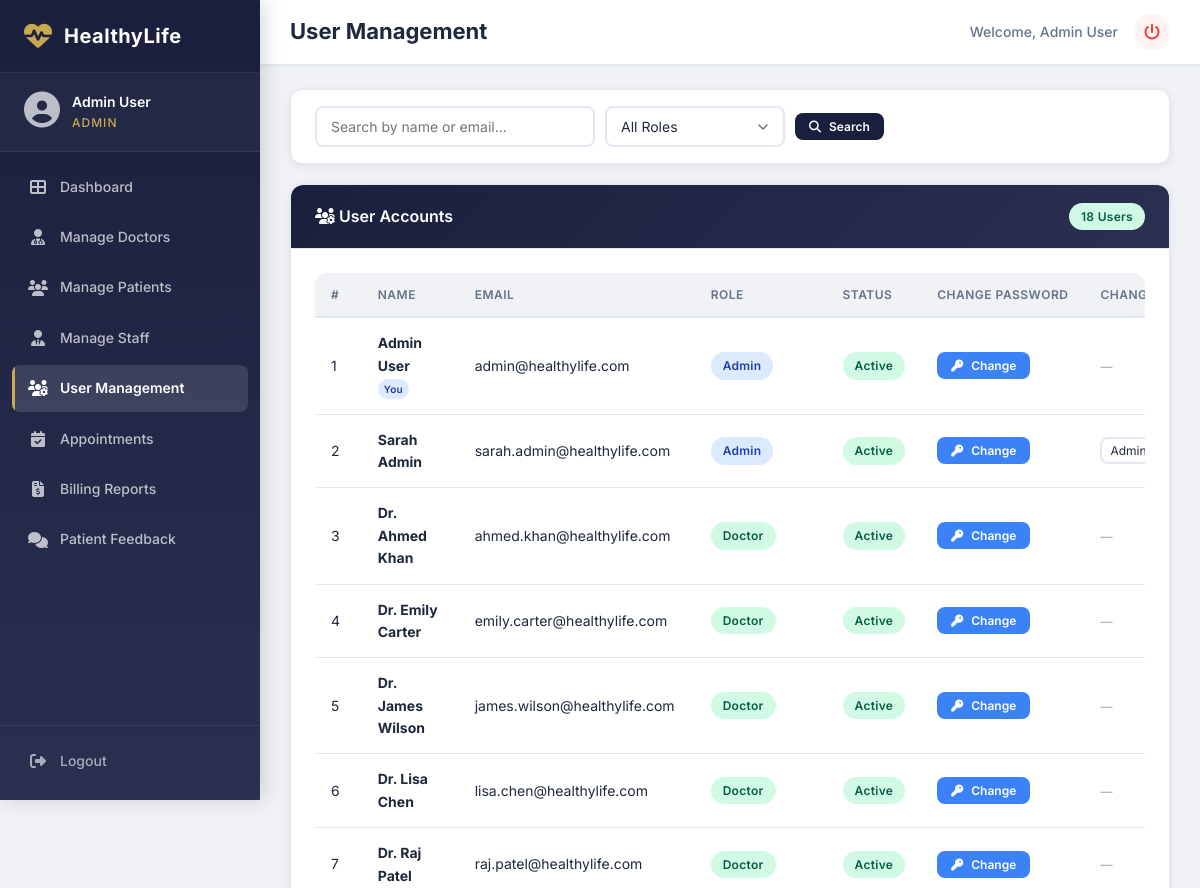
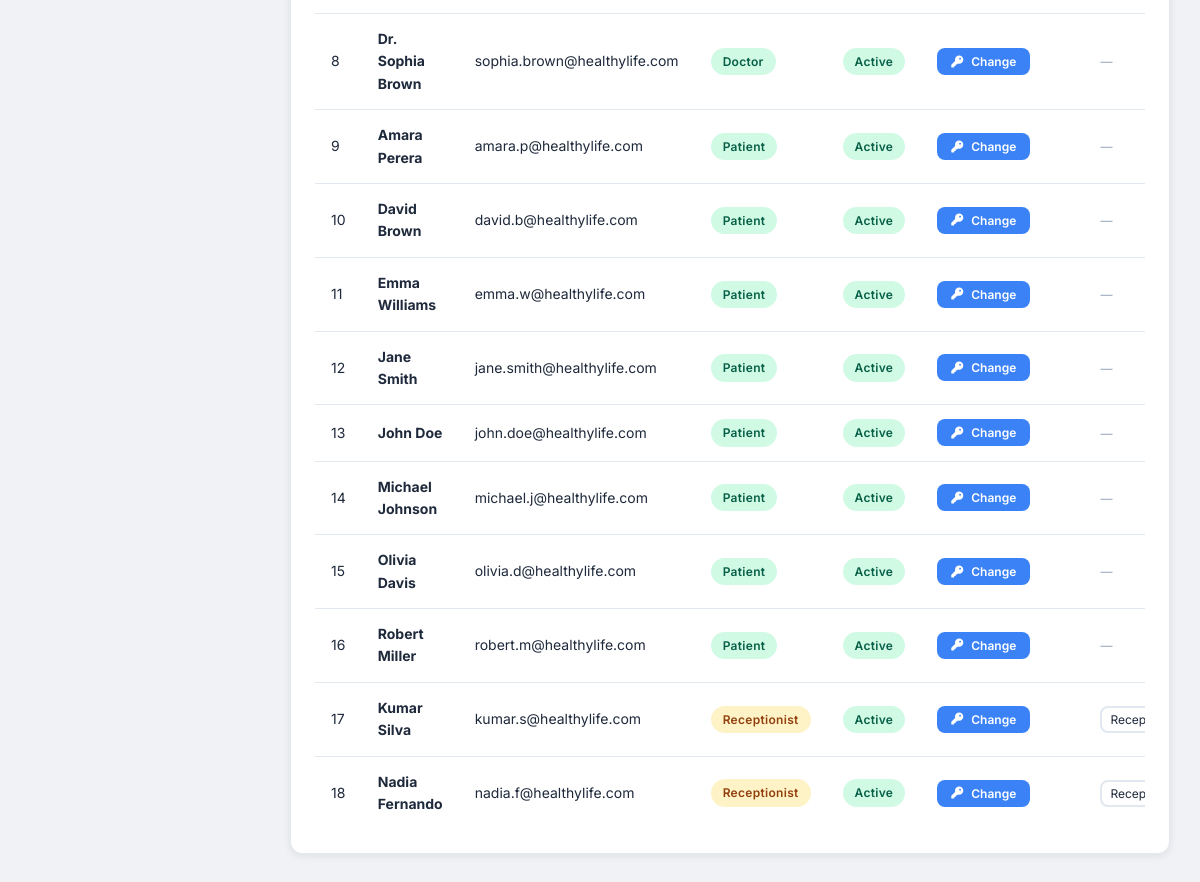
/admin/user_management.php (signed in), run on the app's committed database (2 pictures, top to bottom).
### tables this page shows
CREATE TABLE IF NOT EXISTS `users` (
  `id` INT AUTO_INCREMENT PRIMARY KEY,
  `full_name` VARCHAR(100) NOT NULL,
  `email` VARCHAR(150) NOT NULL UNIQUE,
  `password` VARCHAR(255) NOT NULL,
  `role` ENUM('admin','doctor','patient','receptionist') NOT NULL DEFAULT 'patient',
  `phone` VARCHAR(20) DEFAULT NULL,
  `gender` ENUM('male','female','other') DEFAULT NULL,
  `date_of_birth` DATE DEFAULT NULL,
  `address` TEXT DEFAULT NULL,
  `profile_image` VARCHAR(255) DEFAULT NULL,
  `specialization` VARCHAR(100) DEFAULT NULL,
  `consulting_hours` VARCHAR(100) DEFAULT NULL,
  `consulting_days` VARCHAR(255) DEFAULT NULL,
  `consulting_fee` DECIMAL(10,2) DEFAULT NULL,
  `is_active` TINYINT(1) NOT NULL DEFAULT 1,
  `created_at` TIMESTAMP DEFAULT CURRENT_TIMESTAMP,
  `updated_at` TIMESTAMP DEFAULT CURRENT_TIMESTAMP ON UPDATE CURRENT_TIMESTAMP
);

### admin/user_management.php (the view, shortened to what this page needs)
<?php
require_once __DIR__ . '/../middleware/check_login.php';
$search = isset($_GET['search']) ? trim($_GET['search']) : '';
$conditions = "WHERE 1=1";
$users = $conn->query("SELECT * FROM users $conditions ORDER BY role ASC, full_name ASC");
require_once __DIR__ . '/../includes/header.php';
require_once __DIR__ . '/../includes/sidebar.php';
?>
<div class="card" style="margin-bottom:20px;">
    <div class="card-body" style="padding:16px 24px;">
        <form method="GET" style="display:flex;gap:10px;flex-wrap:wrap;align-items:center;">
            <input type="text" name="search" class="form-control" style="max-width:280px;" placeholder="Search by name or email..." value="<?php echo htmlspecialchars($search); ?>">
            <select name="role" class="form-control" style="max-width:180px;">
                <option value="">All Roles</option>
            </select>
            <button type="submit" class="btn btn-primary btn-sm"><i class="fas fa-search"></i> Search</button>
        </form>
    </div>
</div>
<div class="card admin-table-card">
    <div class="card-header">
        <h2><i class="fas fa-users-cog"></i> User Accounts</h2>
        <span class="badge badge-approved"><?php echo $users->num_rows; ?> Users</span>
    </div>
    <div class="card-body">
        <div class="table-responsive">
            <table>
                <thead>
                    <tr><th>#</th><th>Name</th><th>Email</th><th>Role</th><th>Status</th><th>Change Password</th><th>Change Role</th></tr>
                </thead>
                <tbody>
                    <?php $n=1; while ($u = $users->fetch_assoc()): ?>
                    <tr>
                        <td data-label="#"><?php echo $n++; ?></td>
                        <td data-label="Name">
                            <strong><?php echo htmlspecialchars($u['full_name']); ?></strong>
                            <?php if ($u['id'] == $_SESSION['user_id']): ?>
                                <span class="badge badge-completed" style="font-size:10px;padding:2px 6px;">You</span>
                            <?php endif; ?>
                        </td>
                        <td data-label="Email"><?php echo htmlspecialchars($u['email']); ?></td>
                        <td data-label="Role">
                            <span class="badge <?php
                                echo match($u['role']) {
                                    'admin' => 'badge-completed',
                                    'doctor' => 'badge-approved',
                                    'receptionist' => 'badge-pending',
                                    'patient' => 'badge-available',
                                    default => ''
                                };
                            ?>"><?php echo ucfirst($u['role']); ?></span>
                        </td>
                        <td data-label="Status">
                            <span class="badge <?php echo $u['is_active'] ? 'badge-approved' : 'badge-cancelled'; ?>">
                                <?php echo $u['is_active'] ? 'Active' : 'Inactive'; ?>
                            </span>
                        </td>
                        <td data-label="Change Password">
                            <button class="btn btn-info btn-sm" onclick="openPasswordModal(<?php echo $u['id']; ?>, <?php echo htmlspecialchars(json_encode($u['full_name']), ENT_QUOTES); ?>)">
                                <i class="fas fa-key"></i> Change
                            </button>
                        </td>
                        <td data-label="Change Role">
                            <?php if (in_array($u['role'], ['admin', 'receptionist']) && $u['id'] != $_SESSION['user_id']): ?>
                            <form method="POST" style="display:inline;" onsubmit="return confirm(<?php echo htmlspecialchars(json_encode('Change role for ' . $u['full_name'] . '?'), ENT_QUOTES); ?>);">
                                <select name="new_role" class="form-control" style="width:auto;padding:4px 8px;font-size:12px;display:inline-block;" onchange="this.form.submit()">
                                    <option value="receptionist" <?php echo $u['role'] === 'receptionist' ? 'selected' : ''; ?>>Receptionist</option>
                                    <option value="admin" <?php echo $u['role'] === 'admin' ? 'selected' : ''; ?>>Admin</option>
                                </select>
                            </form>
                            <?php else: ?>
                                <span style="font-size:12px;color:var(--text-muted);">—</span>
                            <?php endif; ?>
                        </td>
                    </tr>
                    <?php endwhile; ?>
                </tbody>
            </table>
        </div>
    </div>
</div>
<?php require_once __DIR__ . '/../includes/footer.php'; ?>

### includes/includes.css (style rules this page uses)
:root { --theme-primary: #1a1f3d; --theme-primary-light: #2a3050; --sidebar-width: 260px; --sidebar-collapsed: 0px; --topbar-height: 65px; --border-radius: 12px; --border-radius-sm: 8px; --shadow-sm: 0 2px 8px rgba(0, 0, 0, 0.08); --shadow-md: 0 4px 16px rgba(0, 0, 0, 0.12); --shadow-lg: 0 8px 32px rgba(0, 0, 0, 0.16); --transition: all 0.3s cubic-bezier(0.4, 0, 0.2, 1); --font-family: 'Inter', -apple-system, BlinkMacSystemFont, sans-serif; --color-success: #10b981; --color-danger: #ef4444; --color-warning: #f59e0b; --color-info: #3b82f6; --bg-body: #f0f2f5; --bg-card: #ffffff; --text-primary: #1e293b; --text-secondary: #64748b; --text-muted: #94a3b8; --border-color: #e2e8f0; --gold-accent: #c8a951; --bg-light: #f8fafc; --text-accent: #6366f1; }
*, *::before, *::after { margin: 0; padding: 0; box-sizing: border-box; }
body { font-family: var(--font-family); background: var(--bg-body); color: var(--text-primary); line-height: 1.6; overflow-x: hidden; -webkit-text-size-adjust: 100%; }
.card { background: var(--bg-card); border-radius: var(--border-radius); box-shadow: var(--shadow-sm); border: 1px solid var(--border-color); transition: var(--transition); overflow: hidden; }
.card-header { padding: 18px 24px; border-bottom: 1px solid var(--border-color); display: flex; align-items: center; justify-content: space-between; gap: 12px; flex-wrap: wrap; }
.card-header h2 { font-size: 16px; font-weight: 600; color: var(--text-primary); }
.card-body { padding: 24px; }
.table-responsive { overflow-x: auto; border-radius: var(--border-radius); -webkit-overflow-scrolling: touch; }
table { width: 100%; border-collapse: collapse; min-width: 600px; }
table thead th { background: var(--bg-body); padding: 12px 16px; text-align: left; font-size: 12px; font-weight: 600; text-transform: uppercase; letter-spacing: 0.5px; color: var(--text-secondary); border-bottom: 2px solid var(--border-color); white-space: nowrap; }
table tbody td { padding: 14px 16px; font-size: 14px; border-bottom: 1px solid var(--border-color); color: var(--text-primary); vertical-align: middle; }
table tbody tr { transition: var(--transition); }
table tbody tr:last-child td { border-bottom: none; }
.badge { display: inline-flex; align-items: center; padding: 4px 12px; border-radius: 20px; font-size: 12px; font-weight: 600; letter-spacing: 0.3px; white-space: nowrap; }
.badge-pending { background: #fef3c7; color: #92400e; }
.badge-approved { background: #d1fae5; color: #065f46; }
.badge-completed { background: #dbeafe; color: #1e40af; }
.badge-available { background: #d1fae5; color: #065f46; }
.btn { display: inline-flex; align-items: center; gap: 8px; padding: 10px 20px; border-radius: var(--border-radius-sm); font-size: 14px; font-weight: 600; cursor: pointer; border: none; transition: var(--transition); font-family: var(--font-family); text-decoration: none; white-space: nowrap; justify-content: center; }
.btn-primary { background: var(--theme-primary); color: #fff; }
.btn-info { background: var(--color-info); color: #fff; }
.btn-sm { padding: 6px 14px; font-size: 12px; }
.form-control { width: 100%; padding: 10px 14px; border: 2px solid var(--border-color); border-radius: var(--border-radius-sm); font-size: 14px; font-family: var(--font-family); color: var(--text-primary); background: var(--bg-card); transition: var(--transition); outline: none; -webkit-appearance: none; appearance: none; }
select.form-control { background-position: right 10px center; background-repeat: no-repeat; background-size: 20px; padding-right: 36px; }

### admin/admin.css (style rules this page uses)
:root { --admin-primary: #1a1f3d; --admin-primary-light: #2a3050; --admin-accent: #c8a951; }
.admin-table-card { margin-bottom: 24px; }
.admin-table-card .card-header { background: linear-gradient(135deg, var(--admin-primary), var(--admin-primary-light)); color: #fff; border-radius: var(--border-radius) var(--border-radius) 0 0; }
.admin-table-card .card-header h2 { color: #fff; }

### data on the page
users: full_name "Admin User", shows "You", email "admin@healthylife.com", role "Admin", is_active "Active"
users: full_name "Sarah Admin", email "sarah.admin@healthylife.com", role "Admin", is_active "Active", new_role "Admin"
users: full_name "Dr. Ahmed Khan", email "ahmed.khan@healthylife.com", role "Doctor", is_active "Active"
users: full_name "Dr. Emily Carter", email "emily.carter@healthylife.com", role "Doctor", is_active "Active"
users: full_name "Dr. James Wilson", email "james.wilson@healthylife.com", role "Doctor", is_active "Active"
users: full_name "Dr. Lisa Chen", email "lisa.chen@healthylife.com", role "Doctor", is_active "Active"
users: full_name "Dr. Raj Patel", email "raj.patel@healthylife.com", role "Doctor", is_active "Active"
users: full_name "Dr. Sophia Brown", email "sophia.brown@healthylife.com", role "Doctor", is_active "Active"
users: full_name "Amara Perera", email "amara.p@healthylife.com", role "Patient", is_active "Active"
users: full_name "David Brown", email "david.b@healthylife.com", role "Patient", is_active "Active"
users: full_name "Emma Williams", email "emma.w@healthylife.com", role "Patient", is_active "Active"
users: full_name "Jane Smith", email "jane.smith@healthylife.com", role "Patient", is_active "Active"
users: full_name "John Doe", email "john.doe@healthylife.com", role "Patient", is_active "Active"
users: full_name "Michael Johnson", email "michael.j@healthylife.com", role "Patient", is_active "Active"
users: full_name "Olivia Davis", email "olivia.d@healthylife.com", role "Patient", is_active "Active"
users: full_name "Robert Miller", email "robert.m@healthylife.com", role "Patient", is_active "Active"
users: full_name "Kumar Silva", email "kumar.s@healthylife.com", role "Receptionist", is_active "Active", new_role "Receptionist"
users: full_name "Nadia Fernando", email "nadia.f@healthylife.com", role "Receptionist", is_active "Active", new_role "Receptionist"

### other printed values
$_SESSION['full_name'] "Admin User"
$role "ADMIN"
$pageTitle "User Management"
$users->num_rows "18"
